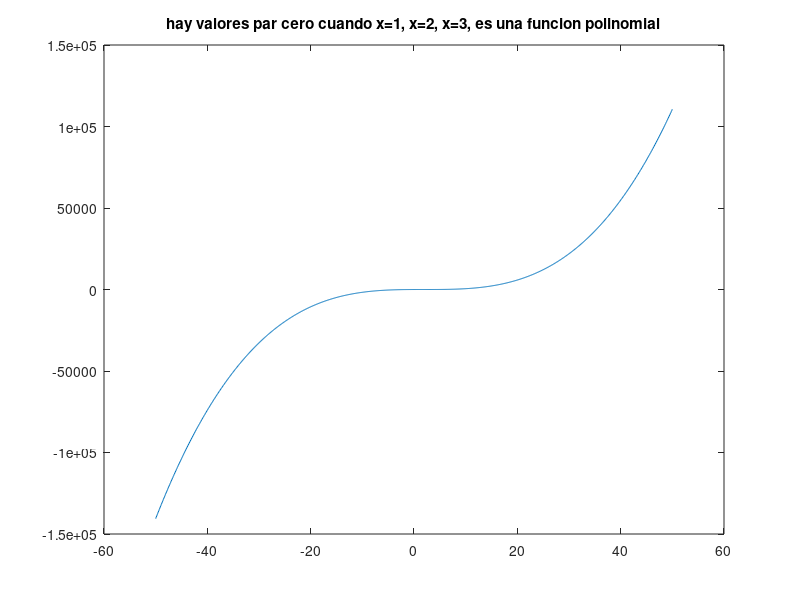

Here is the MATLAB script that generated this plot:
% Octave 
% Title               : FUNCIONES ALGEBRAICAS: POLINOMIALES Y RACIONALES
% Description         :Script para solucionar desigualdades
% Authors             :Atzimba Joice Martinez Huitron
% Date                :20211119
% Usage               :Octave1

 clear
 x=-50:0.1:50
 
 %Funcion
 fx=(x.^3)-(6).*(x.^2)+(11).*(x)-(6)
 %Plotear fincion
 plot(x,fx)
 title("hay valores par cero cuando x=1, x=2, x=3, es una funcion polinomial");